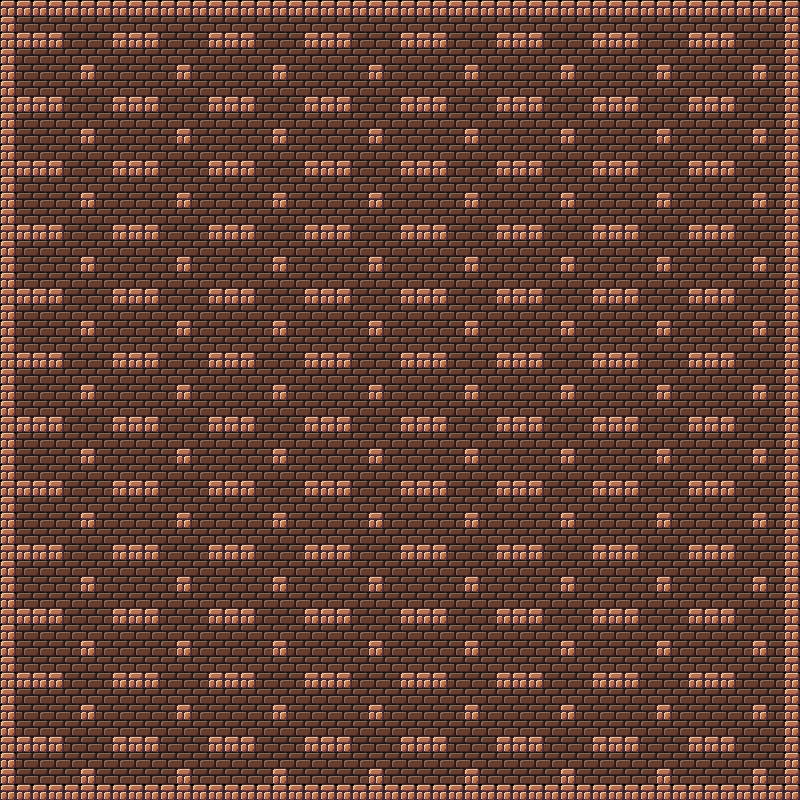

Rendered tile map (Tiled .tmx) drawn with the repository's tilesets; below, a short description and the map source with its tile grids summarised:
An orthogonal 50x50 tile map with 16x16 px tiles, 2 tile layers (Background, Ground) and 197 objects (196x block, player).

<map version="1.10" tiledversion="1.11.2" orientation="orthogonal" renderorder="right-down" width="50" height="50" tilewidth="16" tileheight="16" infinite="0" nextlayerid="4" nextobjectid="437">
 <tileset firstgid="1" source="nature-paltformer-tileset-16x16.tsx" />
 <layer id="1" name="Background" width="50" height="50">
  <data>[2500 cells, 2500 non-empty, 2 distinct tile ids]</data>
 </layer>
 <layer id="2" name="Ground" width="50" height="50">
  <data>[2500 cells, 395 non-empty, 1 distinct tile ids]</data>
 </layer>
 <objectgroup id="3" name="Object">
  <object id="1" name="block" x="0" y="784" width="800" height="16" />
  <object id="2" name="block" x="0" y="0" width="800" height="16" />
  <object id="3" name="block" x="784" y="16" width="16" height="768" />
  <object id="4" name="block" x="0" y="16" width="16" height="768" />
  <object id="243" name="block" x="16" y="32" width="48" height="16" />
  <object id="244" name="block" x="80" y="64" width="16" height="16" />
  <object id="245" name="block" x="112" y="32" width="48" height="16" />
  <object id="246" name="block" x="176" y="64" width="16" height="16" />
  <object id="247" name="block" x="208" y="32" width="48" height="16" />
  <object id="248" name="block" x="272" y="64" width="16" height="16" />
  <object id="250" name="block" x="304" y="32" width="48" height="16" />
  <object id="251" name="block" x="464" y="64" width="16" height="16" />
  <object id="252" name="block" x="400" y="32" width="48" height="16" />
  <object id="253" name="block" x="368" y="64" width="16" height="16" />
  <object id="254" name="block" x="496" y="32" width="48" height="16" />
  <object id="255" name="block" x="560" y="64" width="16" height="16" />
  <object id="256" name="block" x="592" y="32" width="48" height="16" />
  <object id="257" name="block" x="656" y="64" width="16" height="16" />
  <object id="258" name="block" x="688" y="32" width="48" height="16" />
  <object id="259" name="block" x="752" y="64" width="16" height="16" />
  <object id="260" name="block" x="16" y="96" width="48" height="16" />
  <object id="261" name="block" x="80" y="128" width="16" height="16" />
  <object id="262" name="block" x="112" y="96" width="48" height="16" />
  <object id="263" name="block" x="176" y="128" width="16" height="16" />
  <object id="264" name="block" x="208" y="96" width="48" height="16" />
  <object id="265" name="block" x="272" y="128" width="16" height="16" />
  <object id="266" name="block" x="304" y="96" width="48" height="16" />
  <object id="267" name="block" x="464" y="128" width="16" height="16" />
  <object id="268" name="block" x="400" y="96" width="48" height="16" />
  <object id="269" name="block" x="368" y="128" width="16" height="16" />
  <object id="270" name="block" x="496" y="96" width="48" height="16" />
  <object id="271" name="block" x="560" y="128" width="16" height="16" />
  <object id="272" name="block" x="592" y="96" width="48" height="16" />
  <object id="273" name="block" x="656" y="128" width="16" height="16" />
  <object id="274" name="block" x="688" y="96" width="48" height="16" />
  <object id="275" name="block" x="752" y="128" width="16" height="16" />
  <object id="276" name="block" x="16" y="160" width="48" height="16" />
  <object id="277" name="block" x="80" y="192" width="16" height="16" />
  <object id="278" name="block" x="112" y="160" width="48" height="16" />
  <object id="279" name="block" x="176" y="192" width="16" height="16" />
  <object id="280" name="block" x="208" y="160" width="48" height="16" />
  <object id="281" name="block" x="272" y="192" width="16" height="16" />
  <object id="282" name="block" x="304" y="160" width="48" height="16" />
  <object id="283" name="block" x="464" y="192" width="16" height="16" />
  <object id="284" name="block" x="400" y="160" width="48" height="16" />
  <object id="285" name="block" x="368" y="192" width="16" height="16" />
  <object id="286" name="block" x="496" y="160" width="48" height="16" />
  <object id="287" name="block" x="560" y="192" width="16" height="16" />
  <object id="288" name="block" x="592" y="160" width="48" height="16" />
  <object id="289" name="block" x="656" y="192" width="16" height="16" />
  <object id="290" name="block" x="688" y="160" width="48" height="16" />
  <object id="291" name="block" x="752" y="192" width="16" height="16" />
  <object id="292" name="block" x="16" y="224" width="48" height="16" />
  <object id="293" name="block" x="80" y="256" width="16" height="16" />
  <object id="294" name="block" x="112" y="224" width="48" height="16" />
  <object id="295" name="block" x="176" y="256" width="16" height="16" />
  <object id="296" name="block" x="208" y="224" width="48" height="16" />
  <object id="297" name="block" x="272" y="256" width="16" height="16" />
  <object id="298" name="block" x="304" y="224" width="48" height="16" />
  <object id="299" name="block" x="464" y="256" width="16" height="16" />
  <object id="300" name="block" x="400" y="224" width="48" height="16" />
  <object id="301" name="block" x="368" y="256" width="16" height="16" />
  <object id="302" name="block" x="496" y="224" width="48" height="16" />
  <object id="303" name="block" x="560" y="256" width="16" height="16" />
  <object id="304" name="block" x="592" y="224" width="48" height="16" />
  <object id="305" name="block" x="656" y="256" width="16" height="16" />
  <object id="306" name="block" x="688" y="224" width="48" height="16" />
  <object id="307" name="block" x="752" y="256" width="16" height="16" />
  <object id="308" name="block" x="16" y="288" width="48" height="16" />
  <object id="309" name="block" x="80" y="320" width="16" height="16" />
  <object id="310" name="block" x="112" y="288" width="48" height="16" />
  <object id="311" name="block" x="176" y="320" width="16" height="16" />
  <object id="312" name="block" x="208" y="288" width="48" height="16" />
  <object id="313" name="block" x="272" y="320" width="16" height="16" />
  <object id="314" name="block" x="304" y="288" width="48" height="16" />
  <object id="315" name="block" x="464" y="320" width="16" height="16" />
  <object id="316" name="block" x="400" y="288" width="48" height="16" />
  <object id="317" name="block" x="368" y="320" width="16" height="16" />
  <object id="318" name="block" x="496" y="288" width="48" height="16" />
  <object id="319" name="block" x="560" y="320" width="16" height="16" />
  <object id="320" name="block" x="592" y="288" width="48" height="16" />
  <object id="321" name="block" x="656" y="320" width="16" height="16" />
  <object id="322" name="block" x="688" y="288" width="48" height="16" />
  <object id="323" name="block" x="752" y="320" width="16" height="16" />
  <object id="324" name="block" x="16" y="352" width="48" height="16" />
  <object id="325" name="block" x="80" y="384" width="16" height="16" />
  <object id="326" name="block" x="112" y="352" width="48" height="16" />
  <object id="327" name="block" x="176" y="384" width="16" height="16" />
  <object id="328" name="block" x="208" y="352" width="48" height="16" />
  <object id="329" name="block" x="272" y="384" width="16" height="16" />
  <object id="330" name="block" x="304" y="352" width="48" height="16" />
  <object id="331" name="block" x="464" y="384" width="16" height="16" />
  <object id="332" name="block" x="400" y="352" width="48" height="16" />
  <object id="333" name="block" x="368" y="384" width="16" height="16" />
  <object id="334" name="block" x="496" y="352" width="48" height="16" />
  <object id="335" name="block" x="560" y="384" width="16" height="16" />
  <object id="336" name="block" x="592" y="352" width="48" height="16" />
  <object id="337" name="block" x="656" y="384" width="16" height="16" />
  <object id="338" name="block" x="688" y="352" width="48" height="16" />
  </objectgroup>
</map>
<!-- 98 of 197 objects omitted -->
